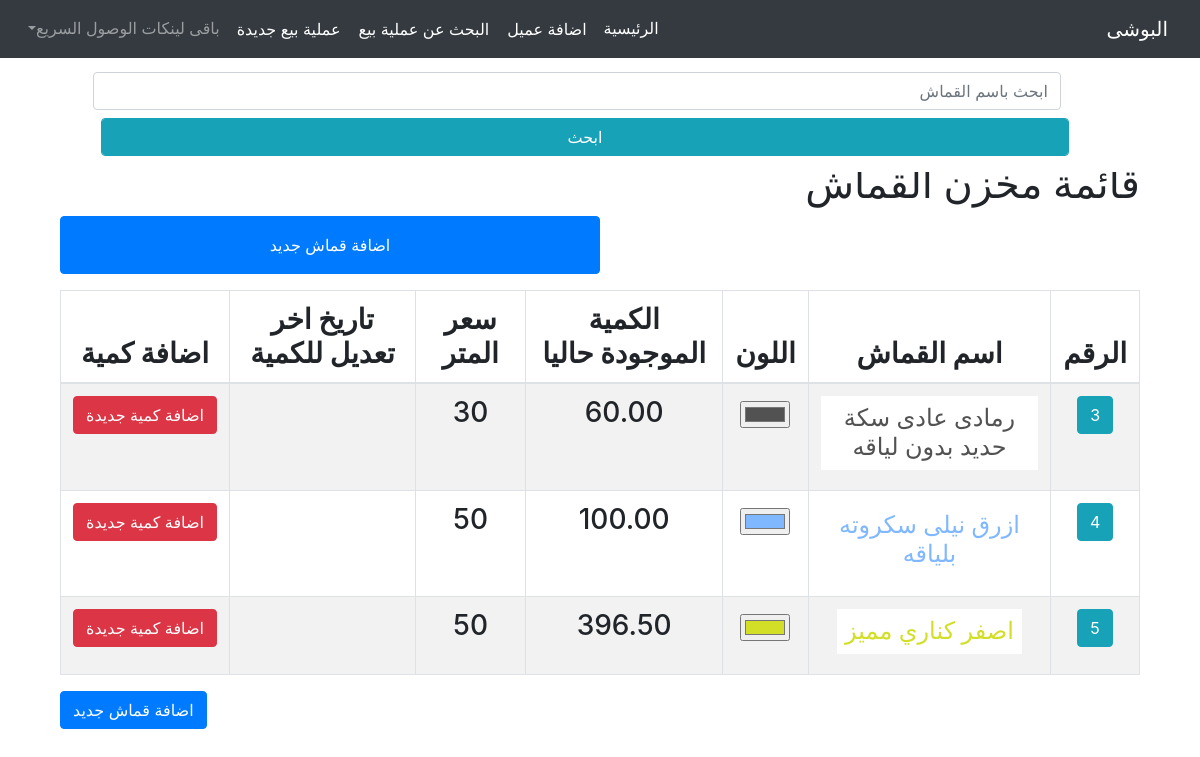
/storge/, run on an earlier commit of the app's database.
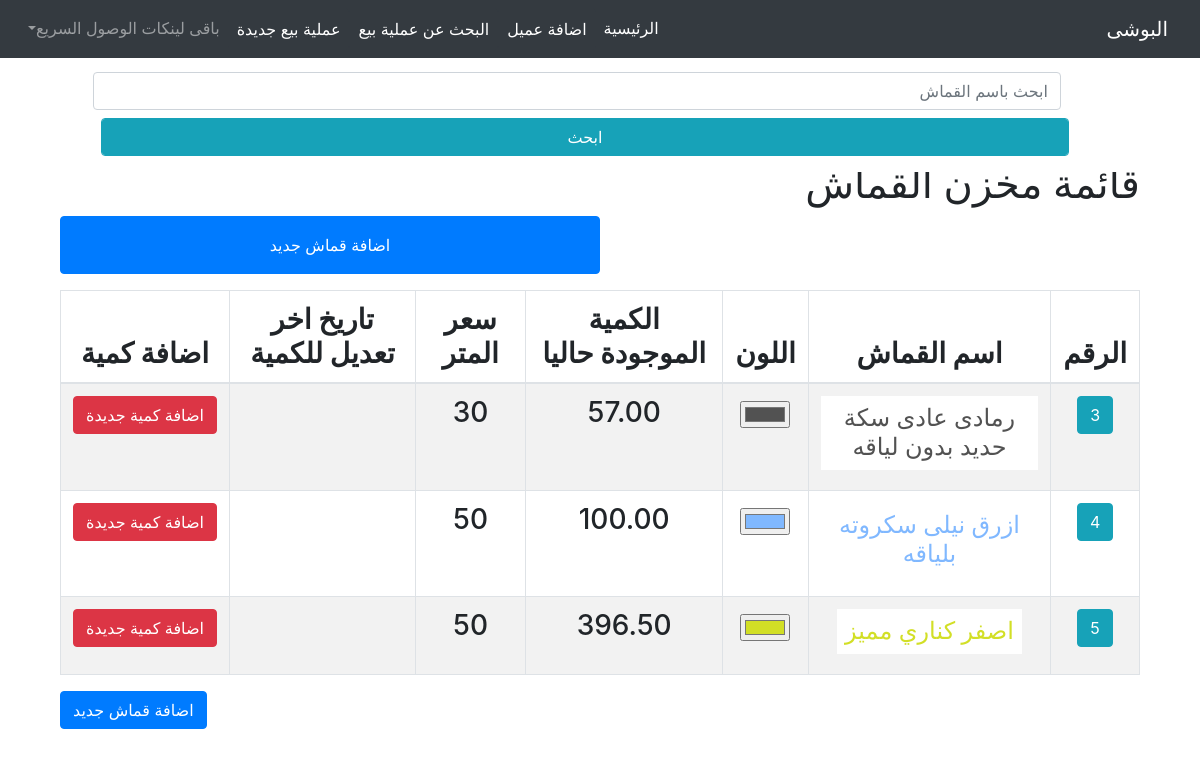
And on a later commit of the database.
### storge/models.py (models this page shows, shortened)
class Cloth(TimeStampMixin, models.Model):
    name       = models.CharField(max_length=50, null=True, blank=True, verbose_name="اسم القماش")
    amount     = models.DecimalField(max_digits=5,decimal_places=2, null=True, blank=True, verbose_name="الكمية")
    price      = models.CharField(max_length=5, null=True, blank=True, verbose_name="سعر المتر")
    classs     = models.ForeignKey('Classs', on_delete=models.CASCADE, null=True, blank=True, verbose_name="التصنيف")
    typee      = models.CharField(max_length=50, null=True, blank=True, db_index=True,verbose_name="النوع")
    color      = ColorField(verbose_name="لون القماش", null=True, blank=True)
    history    = HistoricalRecords()

### client/models.py (models this page shows)
class TimeStampMixin(models.Model):
    created_at      = models.DateTimeField(auto_now_add=True,null=True)
    updated_at      = models.DateTimeField(auto_now=True,null=True)
    is_deleted      = models.BooleanField(default=False)

### storge/views.py (the view)
# urls.py: path('', clothListView.as_view(), name="list"),
class clothListView(ListView):
    model = Cloth
    template_name = 'storge/cloth_list.html'
    context_object_name = 'cloths'
    def get_queryset(self):
        queryset = super().get_queryset()
        search_query = self.request.GET.get('q')
        if search_query:
            queryset = queryset.filter(
                Q(name__icontains=search_query)
            )
        queryset = queryset.order_by('-created_at')
        return queryset

### storge/templates/storge/cloth_list.html (shortened to what this page needs)
{% extends "homee/index.html" %}
{% block content %}
<div class="container-fluid">
    <div class="row mt-5 mb-3 bg-white w-100" style=" position: fixed; top: 0rem; display: inline-block; left: 0rem; z-index:2;">
        <div class="col-10 m-auto p-3 text-center">
            <form class="form" action="#" method="GET" style="">
                <div class="">
                    <input name="q" class="form-control m-2" placeholder="ابحث باسم القماش">
                    <input type="submit" class="form-control btn btn-info" value="ابحث">
                </div>
            </form>
        </div>
    </div>
    <div class="row">
        <div class="col-12 mb-5" style="padding-top:6rem">
            <h1 class="text-right">قائمة مخزن القماش</h1>
            <a class="btn btn-primary w-50 p-3 mb-3" href="{% url "cloth:create" %}">اضافة قماش جديد</a>
            <table class="table text-center table-striped table-hover table-bordered w-100 h3" id="" style="">
                <thead>
                    <th>الرقم</th>
                    <th>اسم القماش</th>
                    <th>اللون</th>
                    <th>الكمية الموجودة حاليا</th>
                    <th>سعر المتر</th>
                    <th>تاريخ اخر تعديل للكمية</th>
                    <th>اضافة كمية</th>
                </thead>
                <tbody>
                    {% for cloth in cloths %}
                        <tr class="p-4">
                            <td>
                                <a class="btn btn-info text-white"href="#">{{ cloth.id }}</a>
                            </td>
                            <td style="color: {{ cloth.color }}"><p class="d-inline-block bg-white h4 p-2">{{ cloth.name }}</p></td>
                            <td><input type="color" value="{{ cloth.color }}"></td>
                            <td>{{ cloth.amount }}</td>
                            <td>{{ cloth.price }}</td>
                            <td>{{ cloth.created_at|date:"Y-m-d / h:i" }}</td>
                            <td><a class="btn btn-danger" href="{% url "cloth:edit" cloth.id %}">اضافة كمية جديدة</a></td>
                        </tr>
                    {% empty %}
                        <li>No client found.</li>
                    {% endfor %}
                </tbody>
            </table>
            <a class="btn btn-primary" href="{% url "cloth:create" %}">اضافة قماش جديد</a>
        </div>
    </div>
</div>
{% endblock %}

What changed in the data, as far as the page shows it:
changed Cloth "رمادى عادى سكة حديد بدون لياقه": amount "60.00" → "57.00"
